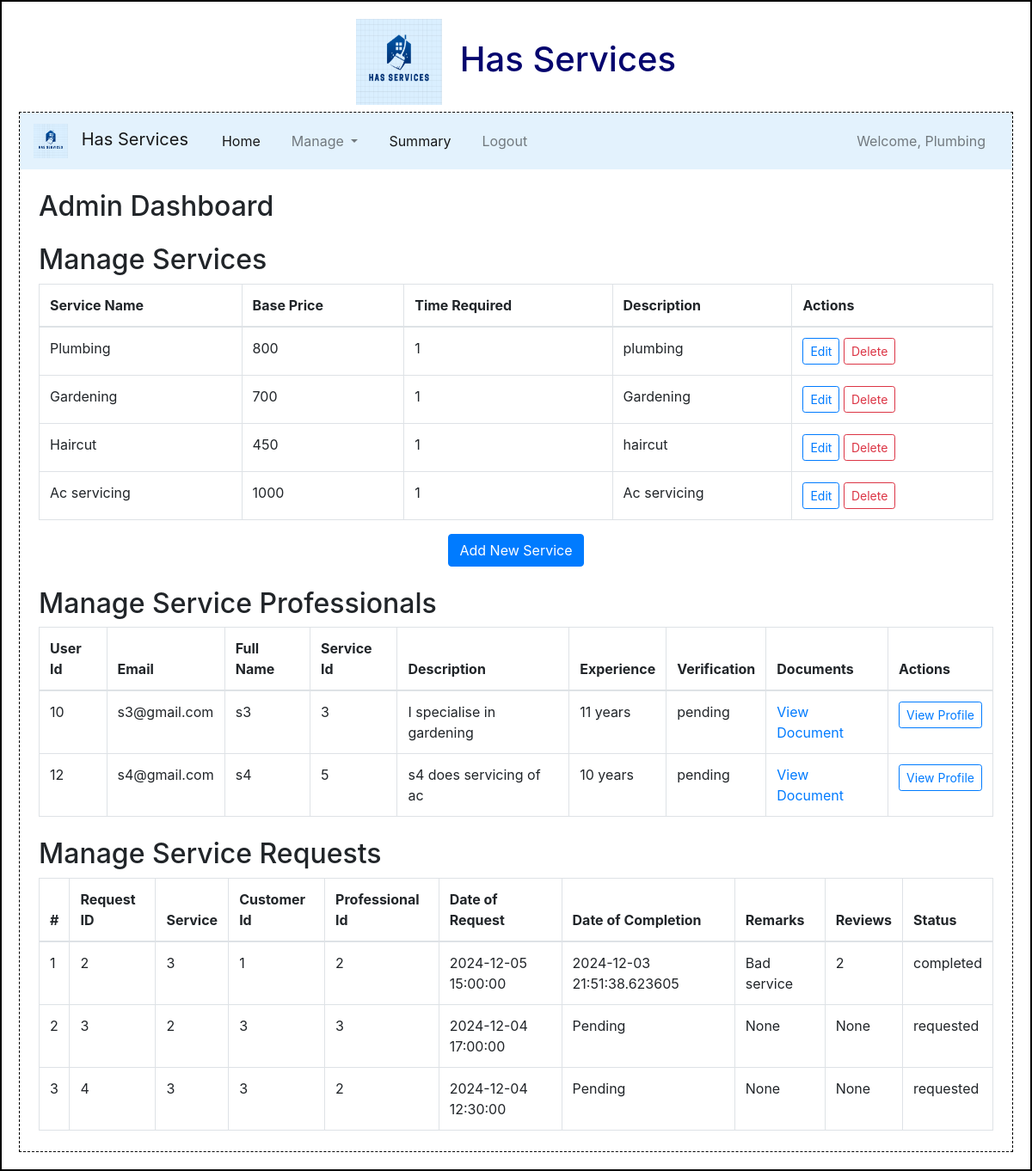
The app's page /admin/Plumbing with its own data.
### backend/models.py (models this page shows)
class Service(db.Model):
    __tablename__ = "services"
    id = db.Column(db.Integer, primary_key=True)
    name = db.Column(db.String, nullable=False)
    price = db.Column(db.String, nullable=False)
    time = db.Column(db.Integer, nullable=False)
    description = db.Column(db.Text,nullable=False)
    professional = db.relationship('ServiceProfessional',cascade='all, delete', lazy=True, backref ='services')

class ServiceProfessional(db.Model):
    __tablename__ = "service_professionals"
    id = db.Column(db.Integer, primary_key=True)
    user_id = db.Column(db.Integer, db.ForeignKey('users.id'), nullable=False)
    email = db.Column(db.String, nullable=False)
    password = db.Column(db.String, nullable=False)
    full_name = db.Column(db.String, nullable=False)
    service_id = db.Column(db.String, db.ForeignKey('services.id'), nullable=False)
    description = db.Column(db.Text)
    experience = db.Column(db.String, nullable=False)
    price = db.Column(db.Integer, nullable = False)
    reviews = db.Column(db.Integer, default = 0)
    available_status = db.Column(db.Boolean, nullable = False,default=1)#1=Available, 0- Not Available
    profile_documents = db.Column(db.String, nullable=False)
    profile_status = db.Column(db.Boolean, nullable = False, default = 0) #0-Active , 1-Blocked
    verification = db.Column(db.String,default="pending")
    user = db.relationship('User',backref='service_professional',cascade='all,delete',lazy=True)
    sp_servicerequests = db.relationship('ServiceRequest', back_populates='professional', cascade='all,delete',lazy=True)

class ServiceRequest(db.Model):
    __tablename__ = "service_requests"
    id = db.Column(db.Integer, primary_key=True)
    service_id = db.Column(db.Integer, db.ForeignKey('services.id'), nullable=False)
    customer_id = db.Column(db.Integer, db.ForeignKey('customers.id'), nullable=False)
    professional_id = db.Column(db.Integer, db.ForeignKey('service_professionals.id'), nullable=True)  # Can be null before assignment
    date_of_request = db.Column(db.DateTime, nullable=False)
    date_of_completion = db.Column(db.DateTime)
    service_status = db.Column(db.String(50))  # e.g., requested, confirmed, completed , rejected
    remarks = db.Column(db.String(255))
    reviews = db.Column(db.Integer, CheckConstraint('reviews>=0 AND reviews<=5'), default=None)
    service = db.relationship('Service', backref='service_requests')  # Link to Service model
    professional = db.relationship('ServiceProfessional', back_populates='sp_servicerequests')  # Link to ServiceProfessional model
    customer = db.relationship('Customer', back_populates='c_servicerequests')

### backend/controllers.py (the view)
@app.route("/admin/<name>")
def admin_dashboard(name):
    services = get_allservices()
    professionals = get_professionals_pending()
    service_requests = ServiceRequest.query.all()
    return render_template("admin_dashboard.html", name= name, services = services, professionals=professionals,requests=service_requests)

### backend/controllers.py (called while the page is built)
def get_allservices():
    services = Service.query.all()
    return services

def get_professionals_pending():
    professsionals = ServiceProfessional.query.filter_by(verification="pending").all()
    return professsionals

### Templates/admin_dashboard.html
{% extends "admin_layout.html" %}
{% block content %}
<div class="container my-4">
    <h2>Admin Dashboard</h2>
</div>
<div class="container my-4" id="servicesTable">
    <h2>Manage Services</h2>
    <table class="table table-bordered">
        <thead>
        <tr>
            <th>Service Name</th>
            <th>Base Price</th>
            <th>Time Required</th>
            <th>Description</th>
            <th>Actions</th>
        </tr>
        </thead>
        <tbody>
        {% if services %}
        {% for service in services %}
        <tr>
            <td>{{ service.name }}</td>
            <td>{{ service.price }}</td>
            <td>{{ service.time }}</td>
            <td>{{ service.description }}</td>
            <td>
                <a href="/edit_service/{{ service.id }}/{{ name }}" type="button" class="btn btn-sm btn-outline-primary">Edit</a>
                <a href="/delete_service/{{ service.id }}/{{ name }}" type="button" class="btn btn-sm btn-outline-danger">Delete</a>
            </td>
        </tr>
        {% endfor %}
        {% else %}
        <div class="err_msg">{{ msg }}</div>
        <tr>
            <td colspan="4">No services available.</td>
        </tr>
        {% endif %}
        </tbody>
    </table>
    <div class="center">
        <a href="/addservice/{{ name }}" class="btn btn-primary">Add New Service</a>
    </div>
</div>
<div class="container my-4" id="professionalsTable">
    <h2>Manage Service Professionals</h2>
    <table class="table table-bordered">
        <thead>
        <tr>
            <th>User Id</th>
            <th>Email</th>
            <th>Full Name</th>
            <th>Service Id</th>
            <th>Description</th>
            <th>Experience</th>
            <th>Verification</th>
            <th>Documents</th>
            <th>Actions</th>
        </tr>
        </thead>
        <tbody>
        {% if professionals %}
        {% for professional in professionals %}
        <tr>
            <td>{{ professional.user_id }}</td>
            <td>{{ professional.email }}</td>
            <td>{{ professional.full_name }}</td>
            <td>{{ professional.service_id }}</td>
            <td>{{ professional.description }}</td>
            <td>{{ professional.experience }} years</td>
            <td>{{ professional.verification }}</td>
            <td>
            {% if professional.profile_documents %}
                {% if professional.profile_documents.endswith('.pdf') %}
                    <a href="{{ url_for('serve_professional_document', filename=professional.profile_documents) }}" target="_blank">View Document (PDF)</a>
                {% elif professional.profile_documents.endswith(('.jpg', '.jpeg', '.png')) %}
                    <img src="{{ url_for('serve_professional_document', filename=professional.profile_documents) }}" alt="Profile Document" style="width: 200px; height: auto;">
                {% else %}
                    <a href="{{ url_for('serve_professional_document', filename=professional.profile_documents) }}" target="_blank">View Document</a>
                {% endif %}
            {% else %}
                <p>No document uploaded</p>
            {% endif %}
            </td>
            <td>
                <a href="/service-professional/{{ professional.id }}/{{ name }}" class="btn btn-sm btn-outline-primary">View Profile</a>
            </td>
        </tr>
        {% endfor %}
        {% else %}
        <tr>
            <td colspan="6">All Service Professional Verifications are complete</td>
        </tr>
        {% endif %}
        </tbody>
    </table>
</div>
<div class="container my-4">
    <h2>Manage Service Requests</h2>
    <table class="table table-bordered">
        <thead>
        <tr>
            <th>#</th>
            <th>Request ID</th>
            <th>Service</th>
            <th>Customer Id</th>
            <th>Professional Id</th>
            <th>Date of Request</th>
            <th>Date of Completion</th>
            <th>Remarks</th>
            <th>Reviews</th>
            <th>Status</th>
        </tr>
        </thead>
        <tbody>
        {% if requests %}
        {% for service_request in requests %}
        <tr>
            <td>{{ loop.index }}</td>
            <td>{{ service_request.id }}</td>
            <td>{{ service_request.service_id }}</td>
            <td>{{ service_request.customer_id }}</td>
            <td>{{ service_request.professional_id }}</td>
            <td>{{ service_request.date_of_request }}</td>
            <td>{{ service_request.date_of_completion if service_request.date_of_completion else 'Pending' }}</td>
            <td>{{service_request.remarks}}</td>
            <td>{{service_request.reviews}}</td>
            <td>{{ service_request.service_status }}</td>
        </tr>
        {% endfor %}
        {% else %}
        <tr>
            <td colspan="8">No service requests available.</td>
        </tr>
        {% endif %}
        </tbody>
    </table>
</div>
{% endblock %}

### Templates/admin_layout.html (shortened to what this page needs)
<!DOCTYPE html>
<html>
    <head>
        <link rel="stylesheet" href="/static/styles/main.css">
        <link rel="stylesheet" href="https://cdn.jsdelivr.net/npm/bootstrap@4.0.0/dist/css/bootstrap.min.css"
>
    </head>
    <body>
        <div class="my_container">
            <div class="center">
                <h1><img src="/static/images/logo.png" alt="Logo"> Has Services</h1>
            </div>
            <div class="my_panel">
                <nav class="navbar navbar-expand-lg navbar-light" style="background-color: #e3f2fd;">
                    <a class="navbar-brand" href="/admin/{{name}}">
                        <img src="/static/images/logo.png" alt="Has Services Logo" style="width: 40px; height: 40px; margin-right: 10px;">
                        Has Services
                    </a>
                    <div class="container-fluid">
                        <ul class="navbar-nav me-auto mb-2 mb-lg-0">
                            <li class="nav-item">
                                <a class="nav-link active" href="/admin/{{name}}">Home</a>
                            </li>
                            <li class="nav-item dropdown">
                                <a class="nav-link dropdown-toggle" href="#" id="dropdownMenu" role="button" data-toggle="dropdown" aria-haspopup="true" aria-expanded="true">
                                    Manage
                                </a>
                            </li>
                            <li class="nav-item">
                                <a class="nav-link active" href="/admin/summary/{{name}}">Summary</a>
                            </li>
                            <li class="nav-item">
                                <a class="nav-link" href="/logout">Logout</a>
                            </li>
                        </ul>
                        <div class="navbar-text ml-auto">
                            Welcome, {{name}}
                        </div>
                    </div>
                </nav>
                {% block content %}{%endblock%}
            </div>
        </div>
    </body>
</html>

### static/styles/main.css (style rules this page uses)
* { margin: 0; padding: 0; box-sizing: border-box; }
.center { text-align: center; margin: auto; color: rgb(5, 5, 110); }
.my_container { border: 2px solid black; padding: 20px; }
.my_panel { width: 100%; margin: auto; height: auto; border: 1px dashed black; }
.navbar-text.ml-auto { display: flex; justify-content: flex-end; align-items: center; }
.navbar-nav { display: flex; flex: 1; }
.navbar-nav .nav-item { margin-right: 20px; }
.dropdown { position: relative; display: inline-block; }
.center h1 img { width: 100px; height: 100px; vertical-align: middle; margin-right: 10px; }
.navbar-brand img { width: 60px; height: 60px; margin-right: 10px; }

### records on screen
Service: name "Plumbing", price "800", time "1", description "plumbing"
Service: name "Gardening", price "700", time "1", description "Gardening"
Service: name "Haircut", price "450", time "1", description "haircut"
Service: name "Ac servicing", price "1000", time "1", description "Ac servicing"
ServiceProfessional: user_id "10", email "s3@gmail.com", full_name "s3", service_id "3", description "I specialise in gardening", experience "11", verification "pending"
ServiceProfessional: user_id "12", email "s4@gmail.com", full_name "s4", service_id "5", description "s4 does servicing of ac", experience "10", verification "pending"
ServiceRequest: id "2", service_id "3", customer_id "1", professional_id "2", date_of_request "2024-12-05 15:00:00", date_of_completion "2024-12-03 21:51:38.623605", remarks "Bad service", reviews "2", service_status "completed"
ServiceRequest: id "3", service_id "2", customer_id "3", professional_id "3", date_of_request "2024-12-04 17:00:00", date_of_completion "Pending", remarks "None", reviews "None", service_status "requested"
ServiceRequest: id "4", service_id "3", customer_id "3", professional_id "2", date_of_request "2024-12-04 12:30:00", date_of_completion "Pending", remarks "None", reviews "None", service_status "requested"

### other values on screen
{{ name }} "Plumbing"
